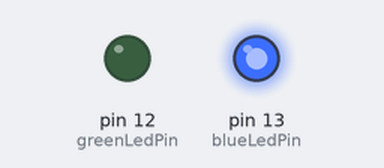
The sketch below on a simulated Arduino Uno, built with avr-gcc and run on an emulated ATmega328P. On the bench: output pins drawn as LEDs (lit = HIGH).

Above: at 0.5 s.
At 3.0 s:
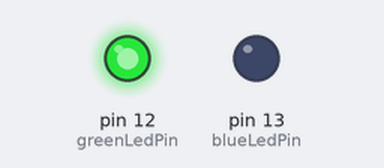
At 5.0 s:
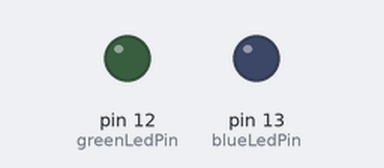
Timing chart, 0 to 7.8 s (numbered marks = the images above):
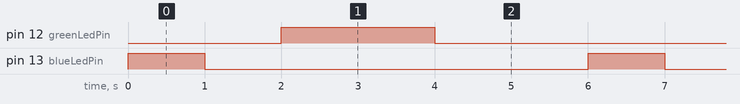

Measured:
- by itself, pin 12 (greenLedPin): alternates HIGH for 2.0 s and LOW for 4.0 s
- by itself, pin 13 (blueLedPin): alternates HIGH for 1.0 s and LOW for 5.0 s
- by itself, everything shown: repeats every 6.0 s, in 4 steps

The sketch:

blink_sec.ino
```cpp
// Define the pins for the LEDs
const int blueLedPin = 13;  // Blue LED connected to digital pin 13
const int greenLedPin = 12; // Green LED connected to digital pin 12

void setup() {
  // Set the LED pins as output
  pinMode(blueLedPin, OUTPUT);
  pinMode(greenLedPin, OUTPUT);
}

void loop() {
  // Blink the blue LED every 1 second
  digitalWrite(blueLedPin, HIGH);  // Turn on blue LED
  delay(1000);                      // Wait for 500ms
  digitalWrite(blueLedPin, LOW);   // Turn off blue LED
  delay(1000);                      // Wait for 500ms

  // Blink the green LED every 2 seconds
  digitalWrite(greenLedPin, HIGH); // Turn on green LED
  delay(2000);                     // Wait for 1000ms
  digitalWrite(greenLedPin, LOW);  // Turn off green LED
  delay(2000);                     // Wait for 1000ms
}
```
